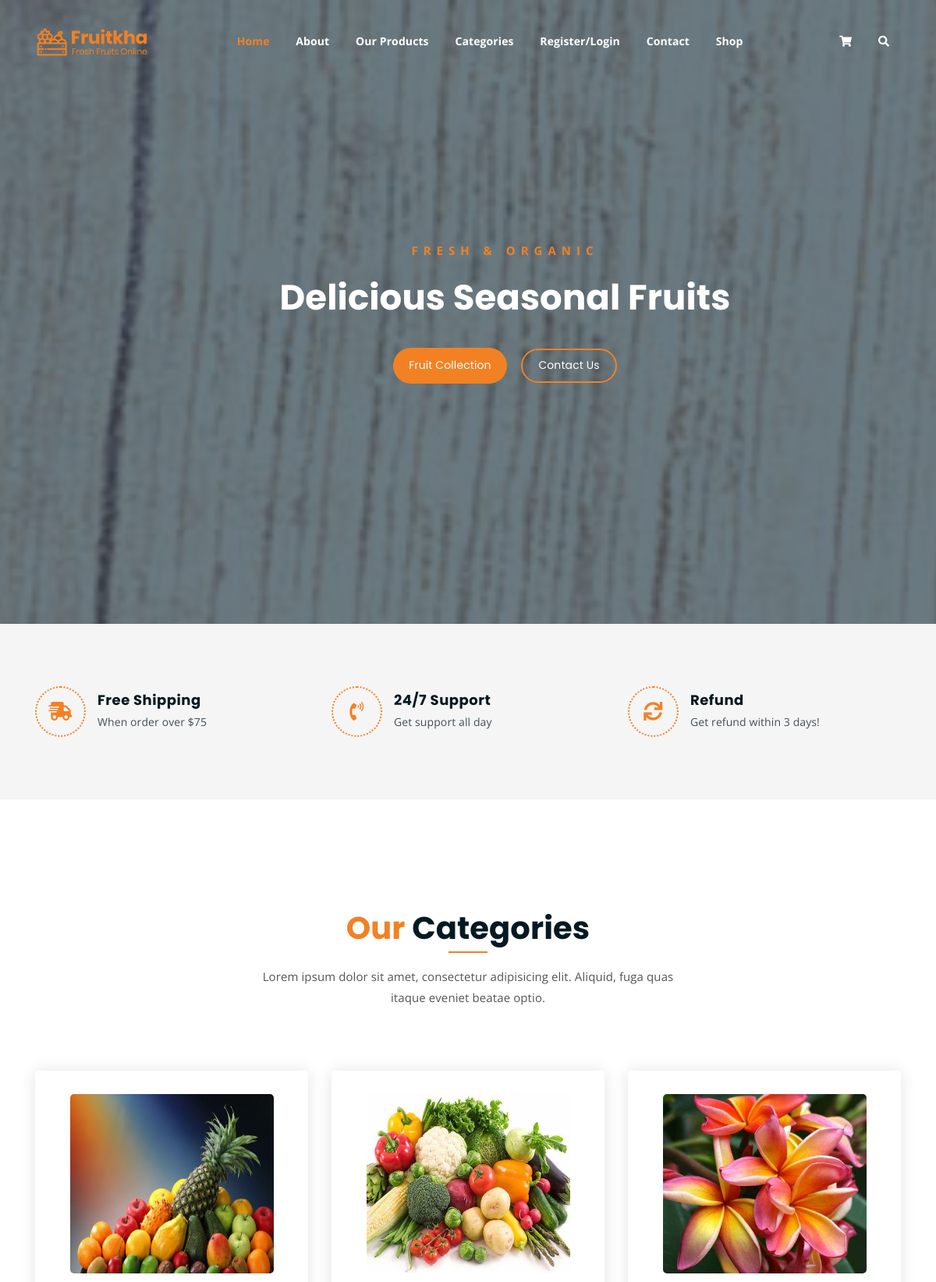
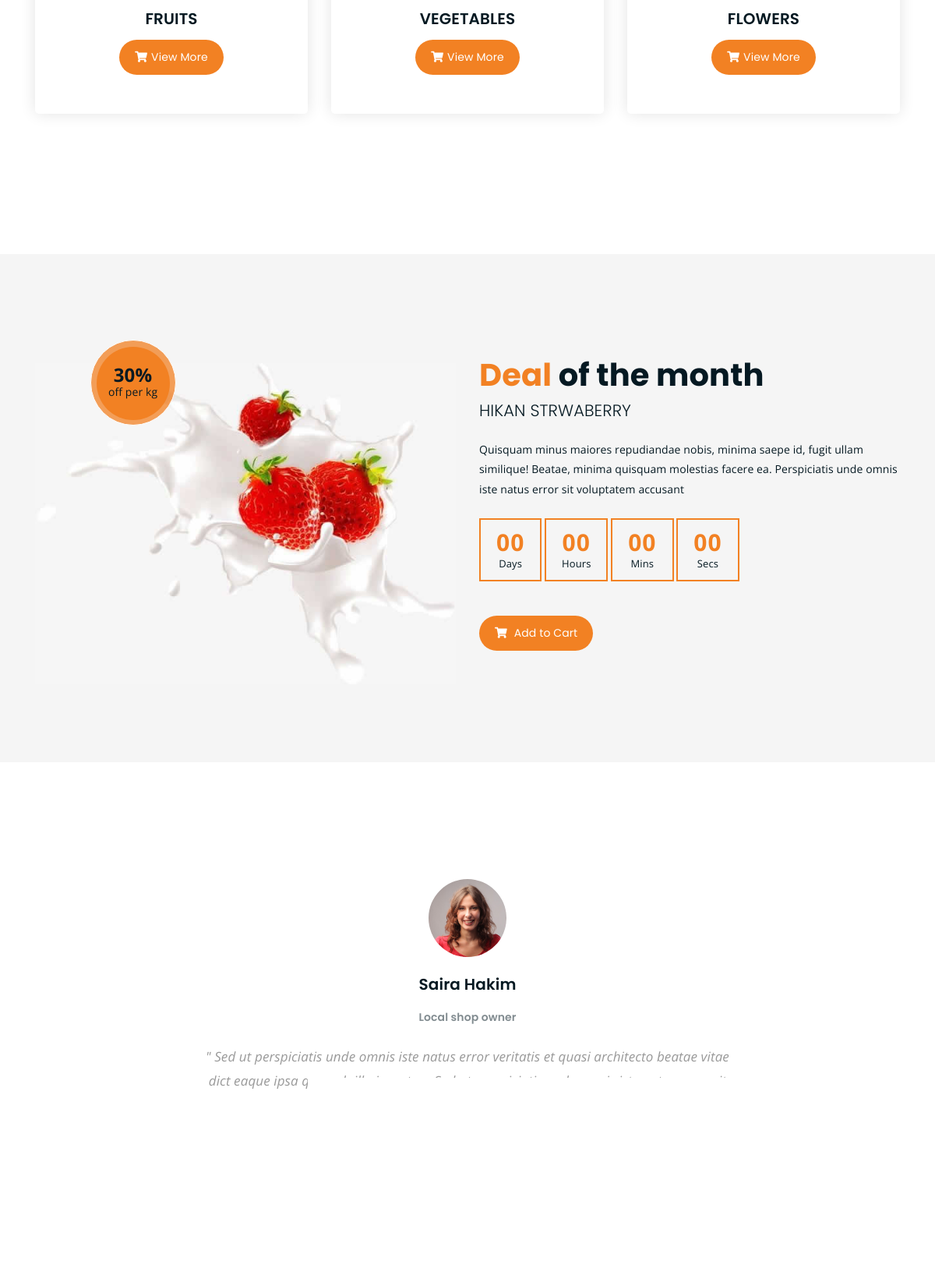
The page / (upper part) on the database its author committed (2 pictures, top to bottom).
### Backend/models.py (models this page shows)
class Categorydb(models.Model):
    Category_Name=models.CharField(max_length=100,null=True,blank=True)
    Description=models.CharField(max_length=100,null=True,blank=True)
    Category_Image=models.ImageField(upload_to="Category Images",null=True,blank=True)

### WebApp/views.py (the view)
# urls.py: path('',views.homepage,name="Home"),
def homepage(request):
    cat=Categorydb.objects.all()
    return render(request,"Home.html",{'cat':cat})

### WebApp/templates/Home.html (shortened to what this page needs)
<!DOCTYPE html>
{% load static %}
<html lang="en">
<head>
	<link rel="stylesheet" href="{% static 'assets/css/all.min.css' %}">
	<link rel="stylesheet" href="{% static 'assets/bootstrap/css/bootstrap.min.css' %}">
	<link rel="stylesheet" href="{% static 'assets/css/owl.carousel.css' %}">
	<link rel="stylesheet" href="{% static 'assets/css/magnific-popup.css' %}">
	<link rel="stylesheet" href="{% static 'assets/css/animate.css' %}">
	<link rel="stylesheet" href="{% static 'assets/css/meanmenu.min.css' %}">
	<link rel="stylesheet" href="{% static 'assets/css/main.css' %}">
	<link rel="stylesheet" href="{% static 'assets/css/responsive.css' %}">
</head>
<body>
	<div class="top-header-area" id="sticker">
		<div class="container">
			<div class="row">
				<div class="col-lg-12 col-sm-12 text-center">
					<div class="main-menu-wrap">
						<div class="site-logo">
							<a href="index.html">
								<img src="{% static 'assets/img/logo.png' %}" alt="">
							</a>
						</div>
						<nav class="main-menu">
							<ul>
								<li class="current-list-item"><a href="{% url 'Home' %}">Home</a>
								</li>
								<li><a href="{% url 'About' %}">About</a></li>
								<li><a href="{% url 'OurProducts' %}">Our Products</a></li>
								<li><a href="#">Categories</a>
								</li>
								{% if request.session.Name %}
								<li><a href="{% url 'userlogout' %}">Welcome,{{request.session.Name}}/Logout</a></li>
								{% else %}
								<li><a href="{% url 'register_page' %}">Register/Login</a></li>
								{%  endif %}
								<li><a href="{% url 'ContactUs' %}">Contact</a></li>
								<li><a href="#">Shop</a>
								</li>
								<li>
									<div class="header-icons">
										<a class="shopping-cart" href="{% url 'cart_page' %}"><i class="fas fa-shopping-cart"></i></a>
										<a class="mobile-hide search-bar-icon" href="#"><i class="fas fa-search"></i></a>
									</div>
								</li>
							</ul>
						</nav>
					</div>
				</div>
			</div>
		</div>
	</div>
	<div class="hero-area hero-bg">
		<div class="container">
			<div class="row">
				<div class="col-lg-9 offset-lg-2 text-center">
					<div class="hero-text">
						<div class="hero-text-tablecell">
							<p class="subtitle">Fresh & Organic</p>
							<h1>Delicious Seasonal Fruits</h1>
							<div class="hero-btns">
								<a href="#" class="boxed-btn">Fruit Collection</a>
								<a href="{% url 'ContactUs' %}" class="bordered-btn">Contact Us</a>
							</div>
						</div>
					</div>
				</div>
			</div>
		</div>
	</div>
	<div class="list-section pt-80 pb-80">
		<div class="container">
			<div class="row">
				<div class="col-lg-4 col-md-6 mb-4 mb-lg-0">
					<div class="list-box d-flex align-items-center">
						<div class="list-icon">
							<i class="fas fa-shipping-fast"></i>
						</div>
						<div class="content">
							<h3>Free Shipping</h3>
							<p>When order over $75</p>
						</div>
					</div>
				</div>
				<div class="col-lg-4 col-md-6 mb-4 mb-lg-0">
					<div class="list-box d-flex align-items-center">
						<div class="list-icon">
							<i class="fas fa-phone-volume"></i>
						</div>
						<div class="content">
							<h3>24/7 Support</h3>
							<p>Get support all day</p>
						</div>
					</div>
				</div>
				<div class="col-lg-4 col-md-6">
					<div class="list-box d-flex justify-content-start align-items-center">
						<div class="list-icon">
							<i class="fas fa-sync"></i>
						</div>
						<div class="content">
							<h3>Refund</h3>
							<p>Get refund within 3 days!</p>
						</div>
					</div>
				</div>
			</div>
		</div>
	</div>
	<div class="product-section mt-150 mb-150">
		<div class="container">
			<div class="row">
				<div class="col-lg-8 offset-lg-2 text-center">
					<div class="section-title">
						<h3><span class="orange-text">Our</span> Categories</h3>
						<p>Lorem ipsum dolor sit amet, consectetur adipisicing elit. Aliquid, fuga quas itaque eveniet beatae optio.</p>
					</div>
				</div>
			</div>
			<div class="row">
				{% for i in cat %}
				<div class="col-lg-4 col-md-6 text-center">
					<div class="single-product-item">
						<div class="product-image">
							<a href="single-product.html"><img src="{{i.Category_Image.url}}" alt="" height="230px"></a>
						</div>
						<h3>{{i.Category_Name}}</h3>
						<a href="{% url 'filtered_products' cat_name=i.Category_Name %}" class="cart-btn"><i class="fas fa-shopping-cart"></i>View More</a>
					</div>
				</div>
				{% endfor %}
			</div>
		</div>
	</div>
	<section class="cart-banner pt-100 pb-100">
    	<div class="container">
        	<div class="row clearfix">
            	<div class="image-column col-lg-6">
                	<div class="image">
                    	<div class="price-box">
                        	<div class="inner-price">
                                <span class="price">
                                    <strong>30%</strong> <br> off per kg
                                </span>
                            </div>
                        </div>
                    	<img src="{% static 'assets/img/a.jpg' %}" alt="">
                    </div>
                </div>
                <div class="content-column col-lg-6">
					<h3><span class="orange-text">Deal</span> of the month</h3>
                    <h4>Hikan Strwaberry</h4>
                    <div class="text">Quisquam minus maiores repudiandae nobis, minima saepe id, fugit ullam similique! Beatae, minima quisquam molestias facere ea. Perspiciatis unde omnis iste natus error sit voluptatem accusant</div>
                    <div class="time-counter"><div class="time-countdown clearfix" data-countdown="2020/2/01"></div></div>
                	<a href="cart.html" class="cart-btn mt-3"><i class="fas fa-shopping-cart"></i> Add to Cart</a>
                </div>
            </div>
        </div>
    </section>
	<div class="testimonail-section mt-150 mb-150">
		<div class="container">
			<div class="row">
				<div class="col-lg-10 offset-lg-1 text-center">
					<div class="testimonial-sliders">
						<div class="single-testimonial-slider">
							<div class="client-avater">
								<img src="{% static 'assets/img/avaters/avatar1.png' %}" alt="">
							</div>
							<div class="client-meta">
								<h3>Saira Hakim <span>Local shop owner</span></h3>
								<p class="testimonial-body">
									" Sed ut perspiciatis unde omnis iste natus error veritatis et  quasi architecto beatae vitae dict eaque ipsa quae ab illo inventore Sed ut perspiciatis unde omnis iste natus error sit voluptatem accusantium "
								</p>
								<div class="last-icon">
									<i class="fas fa-quote-right"></i>
								</div>
							</div>
						</div>
					</div>
				</div>
			</div>
		</div>
	</div>
</body>
</html>

### WebApp/static/assets/css/responsive.css (style rules this page uses)
@media only screen and (min-width: 992px) and (max-width: 1200px) { .hero-text h1 { font-size: 45px; } }

### rows shown on the page
Categorydb: Category_Image (picture), Category_Name "FRUITS"
Categorydb: Category_Image (picture), Category_Name "VEGETABLES"
Categorydb: Category_Image (picture), Category_Name "FLOWERS"
